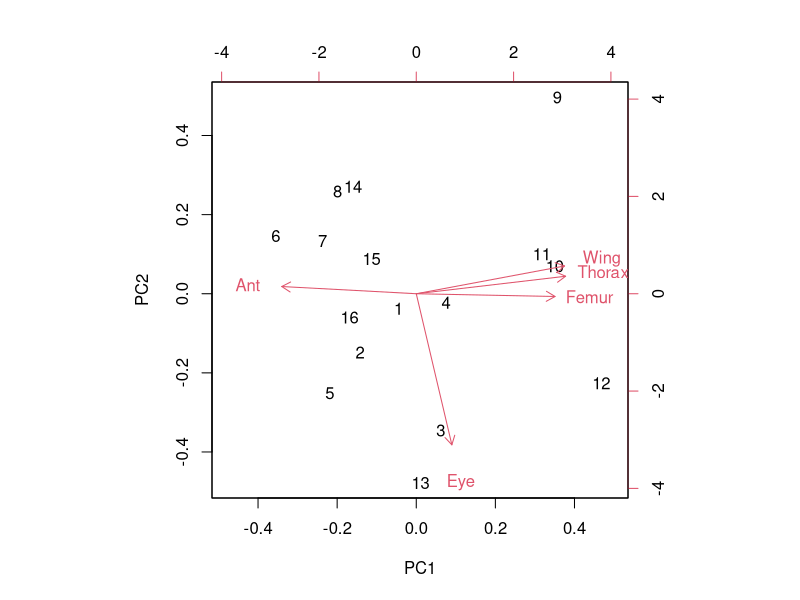
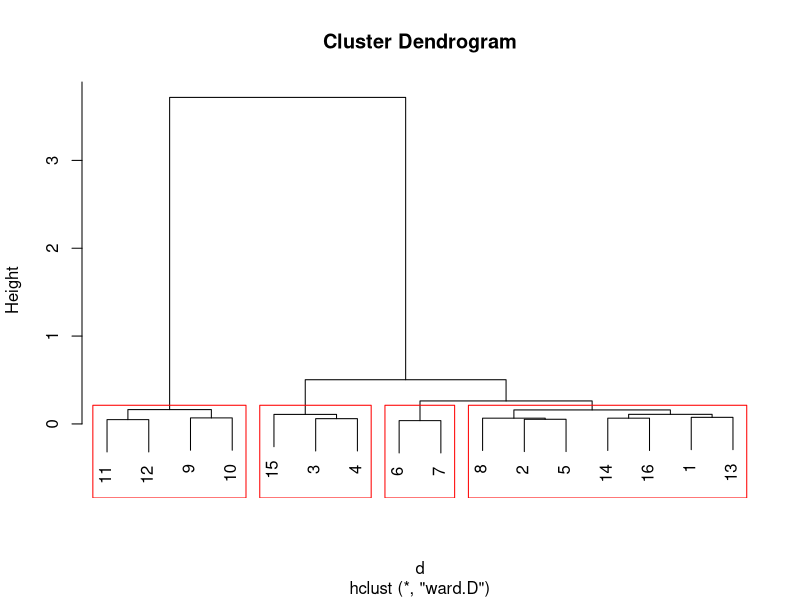

Write R code to recreate these figures, in order.
# Observation, inspection and plotting ####
# ! 1. Principal component analysis (PCA) and factor analysis ####
# Sample data (replace with your actual data)
data <- data.frame(
  Sex = factor(c(rep(1, 4), rep(2, 4), rep(1, 4), rep(2, 4))), 
  levels = c(1, 2), 
  labels = c("Male", "Female"),
Species = factor(rep(c(1, 2), 8)),
Thorax = c(1.01, 0.98, 1.02, 1.05, 0.98, 0.89, 0.89, 0.95, 
           1.20, 1.15, 1.18, 1.21, 0.95, 0.94, 0.96, 0.91),
Wing = c(2.51, 2.45, 2.57, 2.61, 2.40, 2.35, 2.38, 2.41, 
         3.10, 3.12, 3.21, 3.20, 2.51, 2.50, 2.62, 2.45),
Femur = c(0.06, 0.05, 0.08, 0.07, 0.04, 0.04, 0.05, 0.05, 
          0.09, 0.10, 0.09, 0.10, 0.08, 0.07, 0.08, 0.07),
Eye = c(0.52, 0.53, 0.55, 0.52, 0.54, 0.50, 0.50, 0.49, 
        0.48, 0.52, 0.52, 0.55, 0.56, 0.49, 0.51, 0.52),
Ant = c(0.11, 0.12, 0.11, 0.10, 0.13, 0.14, 0.12, 0.12, 
        0.09, 0.10, 0.11, 0.09, 0.11, 0.13, 0.14, 0.13)
)

# Perform PCA 
pca <- prcomp(~ Thorax + Wing + Femur + Eye + Ant, data = data, scale = TRUE)

# Summary of PCA
summary(pca)

# Print the results
print(pca)

# Create a biplot
biplot(pca)

# + Canonical variate analysis ####
# ! 2. Discriminant function analysis ####

# Load the MASS library
library(MASS)

# Perform LDA
fit <- lda(Species ~ Thorax + Wing + Femur + Eye + Ant, data = data, CV = TRUE)

# Print the results
print(fit)

# Extract predicted classes
predicted_classes <- fit$class

# Create a confusion matrix
confusion_matrix <- table(predicted_classes, data$Species)

# Calculate the proportion of correctly classified individuals for each species
#prop_table(confusion_matrix, margin = 1) #renamed in new R
proportions(confusion_matrix, margin = 1) 

# Calculate the overall proportion of correct classifications
diag(prop.table(confusion_matrix))


ct <- table(data$Species, fit$class) 

# Calculate the proportion of correctly classified individuals for each species
prop_correct_per_species <- diag(proportions(ct, 1)) 

# Calculate the overall proportion of correct classifications
overall_accuracy <- sum(diag(proportions(ct)))

# Print the results
print(prop_correct_per_species)
print(overall_accuracy) 


# ! 3. Multivariate analysis of variance (MANOVA) ####
# Assuming your data is in a data frame named 'data' as in the previous example

# Combine 'thorax' and 'wing' into a matrix
Y <- cbind(data$Thorax, data$Wing)

# Perform MANOVA
fit <- manova(Y ~ Species, data = data)

# Univariate ANOVA for each response variable
summary.aov(fit)

# MANOVA with Wilks' lambda test
summary(fit, test = "Wilks")

# + Multivariate analysis of covariance (MANCOVA) ####
# + Cluster analysis ####
# Assuming your data is in a data frame named 'data' as in the previous examples

# Select the variables for clustering
Y <- cbind(data$Thorax, data$Wing, data$Femur, data$Eye, data$Ant)

# Calculate Euclidean distances between individuals
d <- dist(Y, method = "euclidean")

# Perform hierarchical clustering using Ward's method
fit <- hclust(d, method = "ward.D") 

# Plot the dendrogram
plot(fit)

# Determine cluster membership for k = 4 clusters
k <- 4
groups <- cutree(fit, k = k)

# Add rectangles to the dendrogram
rect.hclust(fit, k = k, border = "red")

# + DECORANA and TWINSPAN ####
# DECORANA (detrended correspondence analysis) and TWINSPAN (two-way indicator species analysis)